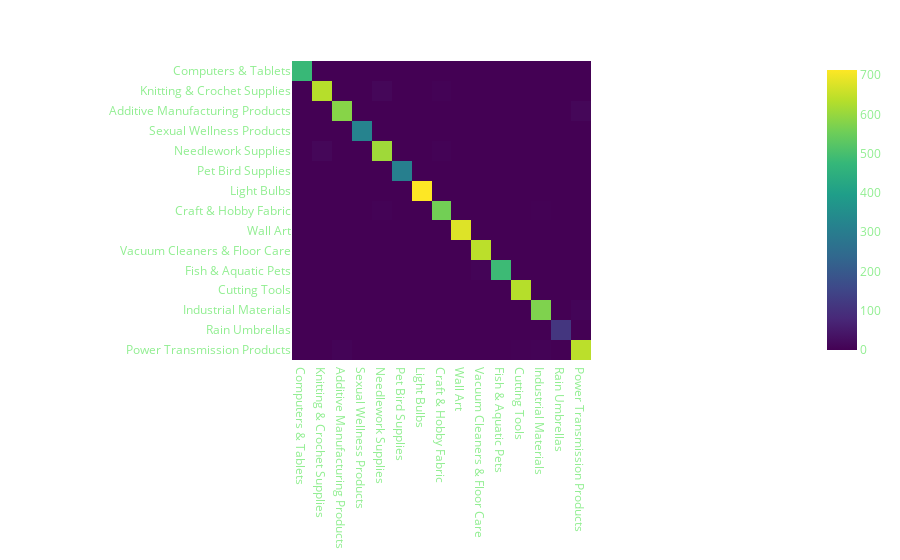

The code cell stored with this chart in its notebook:
### Code cell
cm = confusion_matrix(nb_label_test, best_pred, labels=models[0].classes_)
top_inds = [list(models[0].classes_).index(i) for i in top15["Category"]]

cm[np.array(top_inds)[:, np.newaxis], top_inds]

fig = px.imshow(cm[np.array(top_inds)[:, np.newaxis], top_inds], x=top15["Category"], y=top15["Category"])
# fig.update_layout(xaxis_showticklabels=False, yaxis_showticklabels=False, height=800)
fig.update_layout(height=700)
fig.show()

### Figure 1 — Plotly figure (JSON) as saved in the notebook; plotly's stock layout.template omitted (floating-point values rounded to 4 significant figures; data arrays with more than 128 entries replaced by an {"elided": "..."} marker saying what was removed)
{"data": [{"coloraxis": "coloraxis", "hovertemplate": "x: %{x}<br>y: %{y}<br>color: %{z}<extra></extra>", "name": "0", "type": "heatmap", "x": ["Computers & Tablets", "Knitting & Crochet Supplies", "Additive Manufacturing Products", "Sexual Wellness Products", "Needlework Supplies", "Pet Bird Supplies", "Light Bulbs", "Craft & Hobby Fabric", "Wall Art", "Vacuum Cleaners & Floor Care", "Fish & Aquatic Pets", "Cutting Tools", "Industrial Materials", "Rain Umbrellas", "Power Transmission Products"], "xaxis": "x", "y": ["Computers & Tablets", "Knitting & Crochet Supplies", "Additive Manufacturing Products", "Sexual Wellness Products", "Needlework Supplies", "Pet Bird Supplies", "Light Bulbs", "Craft & Hobby Fabric", "Wall Art", "Vacuum Cleaners & Floor Care", "Fish & Aquatic Pets", "Cutting Tools", "Industrial Materials", "Rain Umbrellas", "Power Transmission Products"], "yaxis": "y", "z": {"elided": "15x15 int values"}}], "layout": {"autosize": true, "coloraxis": {"colorscale": [[0, "#440154"], [0.1111, "#482878"], [0.2222, "#3e4989"], [0.3333, "#31688e"], [0.4444, "#26828e"], [0.5556, "#1f9e89"], [0.6667, "#35b779"], [0.7778, "#6ece58"], [0.8889, "#b5de2b"], [1, "#fde725"]]}, "margin": {"t": 60}, "xaxis": {"anchor": "y", "autorange": true, "constrain": "domain", "domain": [0.2407, 0.7593], "range": [-0.5, 14.5], "scaleanchor": "y", "type": "category"}, "yaxis": {"anchor": "x", "autorange": true, "constrain": "domain", "domain": [0, 1], "range": [14.5, -0.5], "type": "category"}}}
